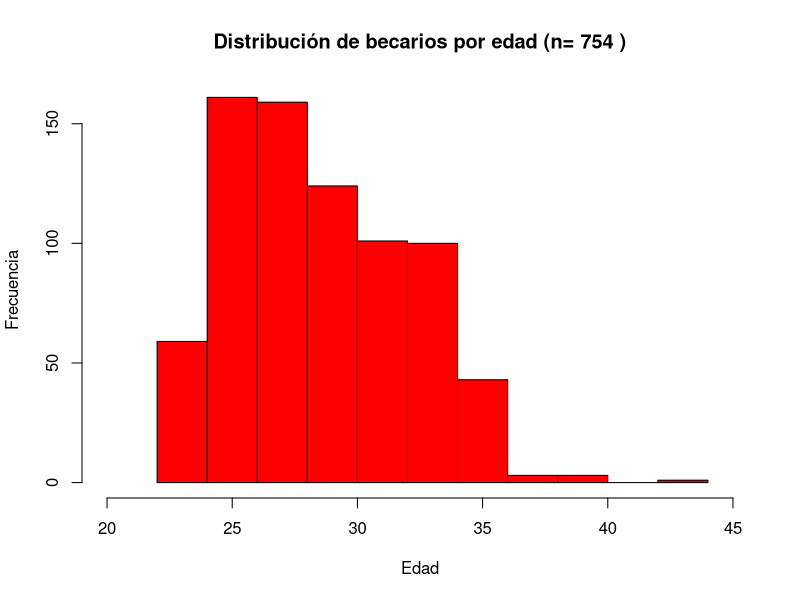
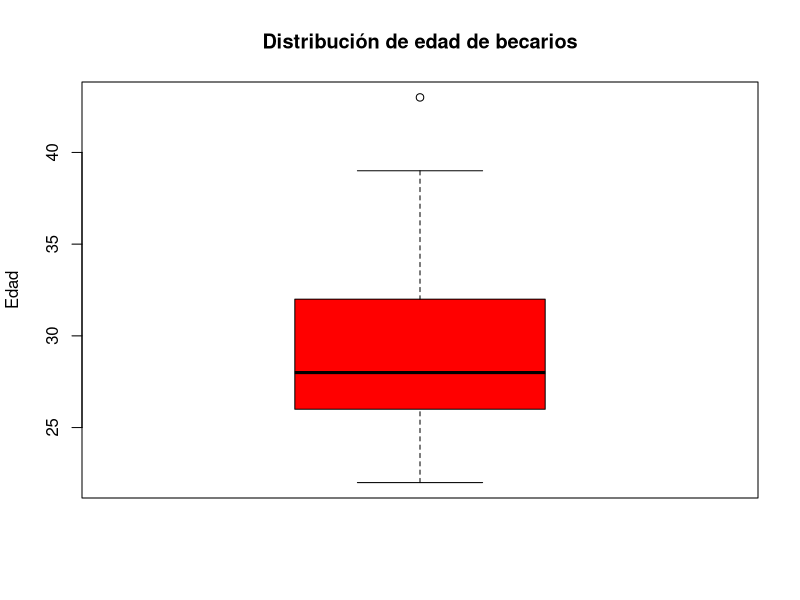
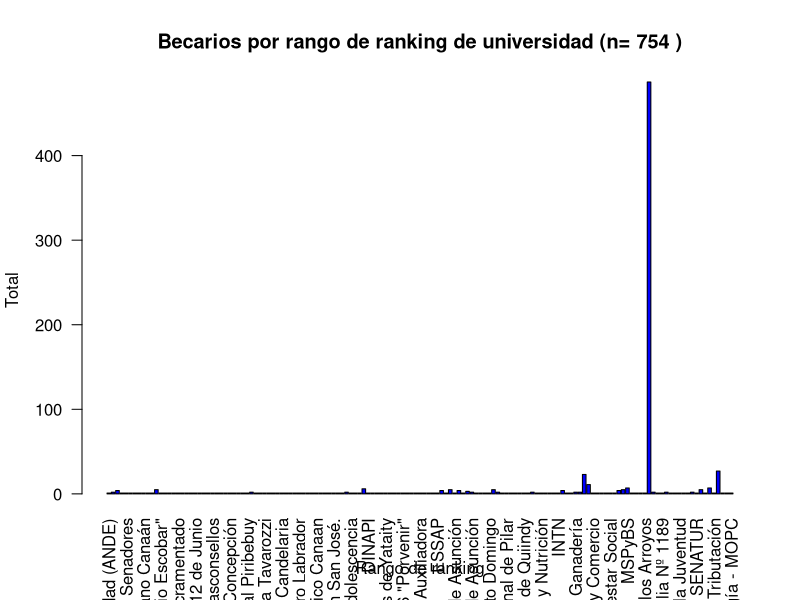

Write R code to recreate these figures, in order.
## ---- chunk 1
knitr::opts_chunk$set(echo = TRUE)
## ---- chunk 2
library(stringr)
becal_completo = read.csv('./data/becal_completo.csv', header = T, stringsAsFactors = F, fileEncoding = "utf-8")
## ---- chunk 3
# Escribir aqui el código para eliminar los registros cuyo tipo de estudio no sean
# maestría o doctorado
becal_completo = subset(becal_completo, !(is.na(tipoestudio)))
## ---- chunk 4
# Escribir aquí el código de análisis de la distribución de becarios por edad, sexo, 
# sector laboral (público/privado), ciudad y departamento de origen, 
# ciudad y departamento de residencia

#edad
hist(becal_completo$edad, main=paste("Distribución de becarios por edad (n=",nrow(becal_completo),")"), ylab="Frecuencia", xlab="Edad", col = "red", xlim = c(20, 45)) #limitamos esto en base a los valores min,max de la columna edad

boxplot(becal_completo$edad, col='red', main='Distribución de edad de becarios', ylab='Edad')

summary(becal_completo$edad)

#sexo
table(becal_completo$sexo) #para variables categoricas

#sector laboral (público/privado)
becal_completo$funcionariopublicoinstitucion = str_trim(becal_completo$funcionariopublicoinstitucion)
becal_completo[grep('NO',becal_completo$funcionariopublicoinstitucion),'sectortrabajofuncionario'] = 'privado'
becal_completo[grep('NO',becal_completo$funcionariopublicoinstitucion, invert = TRUE),'sectortrabajofuncionario'] = 'publico' #con invert traemos aquellos registros que no hacen match con la condicion puesta
table(becal_completo$sectortrabajofuncionario) #para variables categoricas

barplot(table(becal_completo$funcionariopublicoinstitucion), main=paste("Becarios por rango de ranking de universidad (n=",nrow(becal_completo),")"),  ylab="Total", xlab="Rango de ranking", col="blue", las = 2)

#ciudad y departamento de origen

#ciudad y departamento de residencia
## ---- chunk 5
# Escribir aquí el código de análisis de la distribución de becas por 
# tipo (maestría/doctorado) y disciplina
## ---- chunk 6
# Escribir aquí el código de análisis para calcular el promedio, la mediana, el mínimo, 
# máximo, desviación estándar, y los cuantiles (0.25, 0.75) del tiempo de duración de 
# los estudios
## ---- chunk 7
# Escribir aquí el código de análisis para calcular los cuantiles (25%, 50%, 75%, 100%) 
# de completitud  de los estudios
## ---- chunk 8
# Escribir aquí el código de análisis de la distribución de becas por país, 
# ciudad, y universidad de destino;
## ---- chunk 9
# Escribir aquí el código de análisis que permita investigar la distribución de 
# becarios por rango de ranking de universidad de destino (top 10, top 50, 
# top 100, top 150, top 200, mayor a 200)
## ---- chunk 10
# Escribir aquí el código de análisis que calcular el promedio, la mediana
# el mínimo, máximo, y desviación estándar de los montos de beca
## ---- chunk 11
# Escribir aquí el código de análisis que calcular los cuantiles 
# (25%, 50%, 75%, 100%) de cobertura
## ---- chunk 12
# Escribir aquí el código de análisis que calcular el top-10 de montos de 
# coberturas y el tipo de estudio a que corresponden
## ---- chunk 13
# Escribir aquí el código de análisis que calcular la correlación 
# entre montos de cobertura y ranking de universidades
